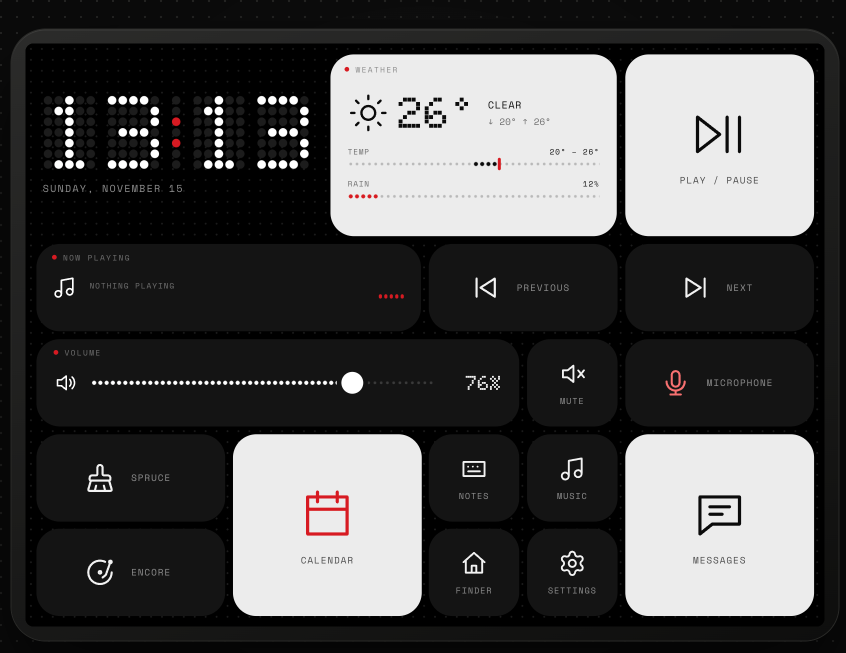
#> input picture reference/design-reference.png, 1692 x 1306 px (shown at 1/2 size)
$ python prepare_slideshow.py ../reference out
#> lines starting #> are read from the running program, lines starting #| are printed output that depends on the picture
#!/usr/bin/env python3
"""Resize and number photos for the HomeView photo frame.

The iPad Air 2 has 2 GB of RAM, so full-size 12-48 MP photos make the
Home Assistant app stutter or reload. This script makes small copies sized
for the photo frame (it is ~684 x 447 CSS px = ~1370 x 900 real pixels):

    python3 tools/prepare_slideshow.py ~/Pictures/Export ./slideshow --limit 80 --shuffle

Output: slideshow/photo001.jpg, photo002.jpg, ... Copy that folder to
/config/www/homeview/slideshow on the Home Assistant server and set
photos.count in homeview/config.yaml to the number printed at the end.

Needs Pillow (pip install pillow). HEIC files also need pillow-heif
(pip install pillow-heif); otherwise export them from Photos as JPEG first.
"""
from __future__ import annotations

import argparse
import pathlib
import random
import sys

try:
    from PIL import Image, ImageOps
except ImportError:  # pragma: no cover
    sys.exit("Pillow is required: pip install pillow")

try:
    import pillow_heif  # type: ignore

    pillow_heif.register_heif_opener()
#> (this line was passed over: pillow_heif is not available in this run)
    HEIC = True
except ImportError:
    HEIC = False

EXTS = {".jpg", ".jpeg", ".png", ".webp"} | ({".heic", ".heif"} if HEIC else set())


def main() -> int:
    ap = argparse.ArgumentParser(description=__doc__, formatter_class=argparse.RawDescriptionHelpFormatter)
    ap.add_argument("src", type=pathlib.Path, help="folder with your photos (searched recursively)")
    ap.add_argument("dst", type=pathlib.Path, help="output folder (existing photoNNN.jpg files are replaced)")
    ap.add_argument("--long-edge", type=int, default=1400, help="max long edge in px (default 1400)")
    ap.add_argument("--quality", type=int, default=80, help="JPEG quality (default 80)")
    ap.add_argument("--limit", type=int, default=0, help="use at most N photos (0 = all, max 999)")
    ap.add_argument("--shuffle", action="store_true", help="pick/number photos in random order")
    args = ap.parse_args()

    files = sorted(p for p in args.src.rglob("*") if p.suffix.lower() in EXTS)
    skipped_heic = [] if HEIC else [p for p in args.src.rglob("*") if p.suffix.lower() in (".heic", ".heif")]
    if args.shuffle:
        random.shuffle(files)
    limit = min(args.limit or 999, 999)
    files = files[:limit]
    if not files:
        print("No photos found.", "(HEIC files need: pip install pillow-heif)" if skipped_heic else "")
        return 1

    args.dst.mkdir(parents=True, exist_ok=True)
    for old in args.dst.glob("photo[0-9][0-9][0-9].jpg"):
        old.unlink()

    n = 0
    for src in files:
        try:
            with Image.open(src) as im:
#> im is the input picture: PIL image 1692x1306 RGBA; mean R, G, B, A 77.6, 77.2, 77.2, 255
                im = ImageOps.exif_transpose(im).convert("RGB")
#> im: PIL image 1692x1306 RGB
                im.thumbnail((args.long_edge, args.long_edge), Image.LANCZOS)
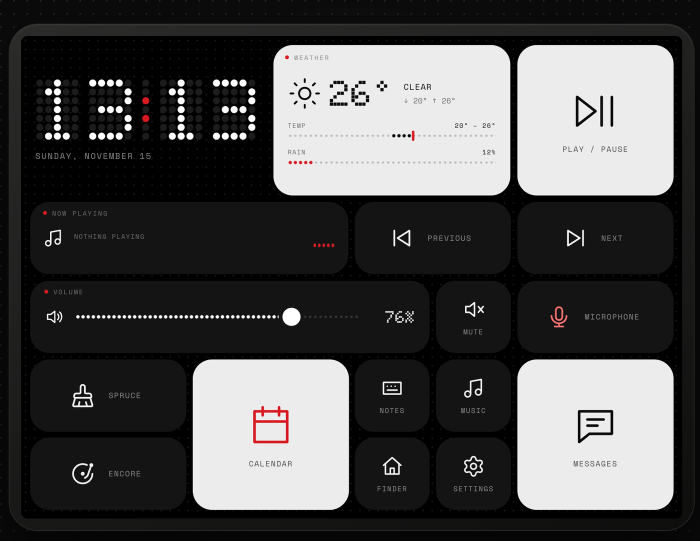
#> im: PIL image 1400x1081 RGB (shown at 1/2 size); mean R, G, B 77.7, 77.3, 77.2
                n += 1
                im.save(args.dst / f"photo{n:03d}.jpg", "JPEG", quality=args.quality, optimize=True, progressive=True)
        except Exception as exc:  # unreadable/corrupt file: skip it
            print(f"skip {src.name}: {exc}")

    total = sum(p.stat().st_size for p in args.dst.glob("photo*.jpg"))
    print(f"\nWrote {n} photos ({total / 1e6:.1f} MB) to {args.dst}")
    if skipped_heic:
        print(f"Skipped {len(skipped_heic)} HEIC files (pip install pillow-heif to include them).")
    print(f"Set  photos: count: {n}  in homeview/config.yaml, then rebuild.")
    return 0


if __name__ == "__main__":
    sys.exit(main())
#> (the program exits here)
